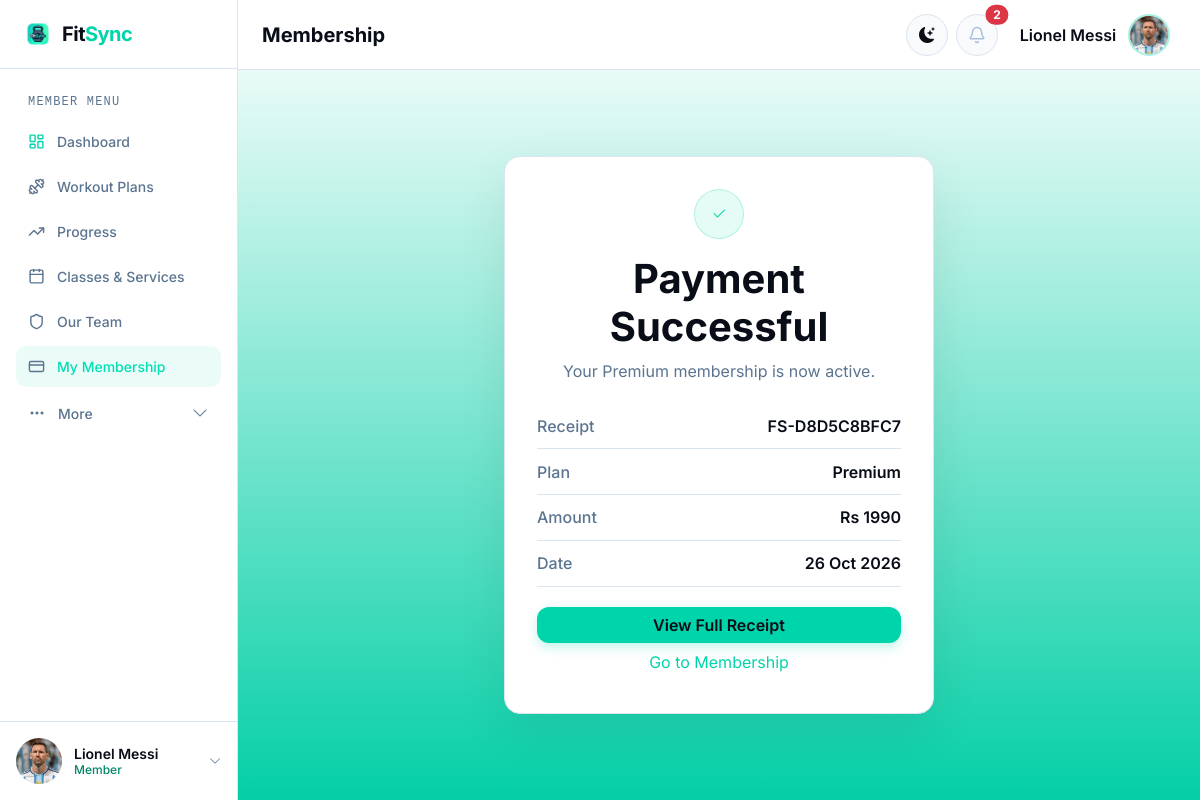
Screenshot of /memberships/member/payment/1/success/ (signed in) with the database file from the repository.
### gym/models.py (models this page shows, shortened)
class User(AbstractUser):
    class Role(models.TextChoices):
        MEMBER = ("MEMBER", "Member")
        STAFF = ("STAFF", "Staff")
        COACH = ("COACH", "Coach")
        ADMIN = ("ADMIN", "Admin")
    email = models.EmailField(unique=True)
    role = models.CharField(max_length=20, choices=Role.choices, default=Role.MEMBER)
    class Meta:
        db_table = "accounts_user"

class MemberProfile(models.Model):
    user = models.OneToOneField(
        settings.AUTH_USER_MODEL,
        on_delete=models.CASCADE,
        related_name="member_profile",
    )
    profile_picture = models.ImageField(
        upload_to="profile_pics/", blank=True, null=True
    )
    avatar_static_path = models.CharField(max_length=255, blank=True)
    @property
    def avatar_url(self):
        from django.templatetags.static import static
        if self.profile_picture:
            return self.profile_picture.url
        return static(self.avatar_static_path) if self.avatar_static_path else ""
    phone = models.CharField(max_length=30, blank=True)
    date_of_birth = models.DateField(blank=True, null=True)
    emergency_contact = models.CharField(max_length=100, blank=True)
    age = models.PositiveSmallIntegerField(blank=True, null=True)
    height_cm = models.PositiveIntegerField(blank=True, null=True)
    current_weight_kg = models.DecimalField(
        max_digits=5, decimal_places=2, blank=True, null=True
    )
    target_weight_kg = models.DecimalField(
        max_digits=5, decimal_places=2, blank=True, null=True
    )
    fitness_goal = models.CharField(max_length=200, blank=True)
    medical_notes = models.TextField(blank=True)
    class Meta:
        db_table = "accounts_memberprofile"

class Payment(models.Model):
    class Status(models.TextChoices):
        SUCCESS = ("SUCCESS", "Success")
        FAILED = ("FAILED", "Failed")
    class Method(models.TextChoices):
        CARD = ("CARD", "Demo Card")
        CASH = ("CASH", "Cash")
    member = models.ForeignKey(
        settings.AUTH_USER_MODEL,
        on_delete=models.CASCADE,
        related_name="membership_payments",
    )
    package = models.ForeignKey(
        MembershipPackage, on_delete=models.PROTECT, related_name="payments"
    )
    membership = models.ForeignKey(
        Membership,
        on_delete=models.SET_NULL,
        null=True,
        blank=True,
        related_name="payments",
    )
    amount = models.DecimalField(max_digits=8, decimal_places=2)
    payment_method = models.CharField(
        max_length=12, choices=Method.choices, default=Method.CARD
    )
    status = models.CharField(max_length=12, choices=Status.choices)
    receipt_number = models.CharField(max_length=24, unique=True, blank=True)
    created_at = models.DateTimeField(auto_now_add=True)
    class Meta:
        ordering = ["-created_at"]
        db_table = "memberships_payment"

class MembershipPackage(models.Model):
    SERVICE_TYPE_CHOICES = [
        ("YOGA", "Yoga"),
        ("ZUMBA", "Zumba"),
        ("FITNESS", "Fitness"),
        ("SAUNA", "Sauna"),
        ("PERSONAL_TRAINING", "Personal Training"),
        ("PILATES", "Pilates"),
        ("BOXING", "Boxing"),
        ("HIIT", "HIIT"),
        ("CYCLING", "Cycling"),
        ("STRENGTH_TRAINING", "Strength Training"),
    ]
    name = models.CharField(max_length=80)
    slug = models.SlugField(unique=True)
    price = models.DecimalField(max_digits=8, decimal_places=2)
    duration_months = models.PositiveSmallIntegerField(default=1)
    description = models.CharField(max_length=220, blank=True)
    features = models.TextField(help_text="One feature per line")
    audience = models.CharField(max_length=80, blank=True)
    allowed_service_types = models.CharField(
        max_length=200, blank=True, help_text="Leave empty to allow every service type."
    )
    is_featured = models.BooleanField(default=False)
    is_active = models.BooleanField(default=True)
    class Meta:
        ordering = ["price", "name"]
        db_table = "memberships_membershippackage"

### gym/views.py (the view)
@member_required
def payment_success(request, payment_id):
    payment = get_object_or_404(
        Payment.objects.select_related("package", "membership"),
        pk=payment_id,
        member=request.user,
        status=Payment.Status.SUCCESS,
    )
    return render(
        request,
        "member/payment_success.html",
        {"payment": payment, "active_sidebar": "membership"},
    )

### gym/context_processors.py (called while the page is built)
def notification_menu(request):
    if not request.user.is_authenticated:
        return {}
    unread = Notification.objects.filter(recipient=request.user, is_read=False)
    today = timezone.localdate()
    notices = Notice.objects.filter(is_active=True, publish_date__lte=today).filter(
        expires_on__isnull=True
    ) | Notice.objects.filter(
        is_active=True, publish_date__lte=today, expires_on__gte=today
    )
    return {
        "notification_menu_items": unread[:5],
        "unread_notification_count": unread.count(),
        "active_gym_notices": notices.distinct()[:3],
    }

### gym/permissions.py (called while the page is built)
def role_required(*allowed_roles):
    def decorator(view_function):
        @wraps(view_function)
        @login_required
        def wrapped_view(request, *args, **kwargs):
            if not request.user.is_active:
                logout(request)
                messages.error(request, "Your account is inactive.")
                return redirect("accounts:login")
            if request.user.is_superuser or request.user.role in allowed_roles:
                return view_function(request, *args, **kwargs)
            return render(request, "shared/access_denied.html", status=403)
        return wrapped_view
    return decorator

### templates/member/payment_success.html (shortened to what this page needs)
{% extends "layouts/member_base.html" %}
{% load static %}
{% block dashboard_heading %}Membership{% endblock %}
{% block extra_css %}{{ block.super }}<link rel="stylesheet" href="{% static 'css/memberships.css' %}">{% endblock %}
{% block dashboard_content %}
<div class="payment-result-wrap"><div class="payment-result-card"><div class="payment-result-icon"><i class="bi bi-check2"></i></div><h1>Payment Successful</h1><p class="text-muted">Your {{ payment.package.name }} membership is now active.</p><dl class="receipt-mini"><div><dt>Receipt</dt><dd>{{ payment.receipt_number }}</dd></div><div><dt>Plan</dt><dd>{{ payment.package.name }}</dd></div><div><dt>Amount</dt><dd>Rs {{ payment.amount|floatformat:0 }}</dd></div><div><dt>Date</dt><dd>{{ payment.created_at|date:"d M Y" }}</dd></div></dl><a class="btn btn-primary-fitsync w-100" href="{% url 'memberships:receipt' payment.id %}">View Full Receipt</a><a class="btn btn-link membership-result-link" href="{% url 'memberships:current_membership' %}">Go to Membership</a></div></div>
{% endblock %}

### templates/includes/sidebar_user.html (shortened to what this page needs)
{% load static %}
<link rel="stylesheet" href="{% static 'css/sidebar-user.css' %}?v=1">
{% with user=request.user %}
<div class="sidebar-user dropup">
    <button
        id="sidebarUserToggle"
        class="sidebar-user-toggle"
        type="button"
        data-bs-toggle="dropdown"
        data-bs-display="static"
        aria-expanded="false"
        aria-label="Open account menu"
    >
        {% if user.member_profile.avatar_url %}
            <img src="{{ user.member_profile.avatar_url }}" alt="" class="sidebar-user-avatar">
        {% elif user.coach_profile.photo_url %}
            <img src="{{ user.coach_profile.photo_url }}" alt="" class="sidebar-user-avatar">
        {% else %}
            <span class="sidebar-user-avatar sidebar-user-initials" aria-hidden="true">
                {% if user.first_name or user.last_name %}{{ user.first_name|slice:":1"|upper }}{{ user.last_name|slice:":1"|upper }}{% else %}{{ user.username|slice:":1"|upper }}{% endif %}
            </span>
        {% endif %}
        <span class="sidebar-user-text">
            <span class="sidebar-user-name">{{ user.get_full_name|default:user.username }}</span>
            <span class="sidebar-user-role">{{ user.get_role_display }}</span>
        </span>
        <i class="bi bi-chevron-up sidebar-user-chevron" aria-hidden="true"></i>
    </button>
</div>
{% endwith %}

### templates/includes/dashboard_topbar_actions.html (shortened to what this page needs)
{% load static %}
<div class="dashboard-topbar-actions d-flex align-items-center gap-2">
    <button class="btn theme-toggle" type="button" data-theme-toggle aria-label="Switch to dark mode" title="Switch theme">
        <i class="bi bi-moon-stars" data-theme-icon aria-hidden="true"></i>
    </button>
    <div class="dropdown">
        <button class="btn notification-toggle position-relative" type="button" data-bs-toggle="dropdown" aria-expanded="false" aria-label="Notifications">
            {% if request.user.role == "MEMBER" %}
                <img src="{% static 'img/member-dashboard/bell.svg' %}" alt="">
            {% else %}
                <i class="bi bi-bell" aria-hidden="true"></i>
            {% endif %}
            {% if unread_notification_count %}<span class="position-absolute top-0 start-100 translate-middle badge rounded-pill text-bg-danger">{{ unread_notification_count }}</span>{% endif %}
        </button>
    </div>
    <div class="dropdown">
        <button class="navbar-account-toggle dashboard-account-toggle" type="button" data-bs-toggle="dropdown" aria-expanded="false">
            <span class="navbar-account-name">{{ request.user.get_full_name|default:request.user.username }}</span>
            {% if request.user.member_profile.avatar_url %}
                <img class="navbar-account-avatar" src="{{ request.user.member_profile.avatar_url }}" alt="">
            {% elif request.user.coach_profile.photo_url %}
                <img class="navbar-account-avatar" src="{{ request.user.coach_profile.photo_url }}" alt="">
            {% else %}
                <span class="navbar-account-avatar navbar-account-initials" aria-hidden="true">
                    {% if request.user.first_name or request.user.last_name %}{{ request.user.first_name|slice:":1"|upper }}{{ request.user.last_name|slice:":1"|upper }}{% else %}{{ request.user.username|slice:":1"|upper }}{% endif %}
                </span>
            {% endif %}
        </button>
    </div>
</div>

### static/css/base.css (style rules this page uses)
:root { --bg-color: #f4f7fb; --surface-color: #ffffff; --surface-soft: #f8fafc; --text-color: #080d17; --muted-color: #5b748f; --border-color: #dbe5f0; --primary-color: #00d4aa; --primary-strong: #00ad8a; --danger-color: #dc3545; --navbar-color: #ffffff; --sidebar-color: #07152d; --footer-color: #ffffff; --shadow-color: rgba(8, 13, 23, 0.08); --radius-sm: 10px; --radius-md: 12px; --radius-lg: 16px; --sidebar-width: 238px; --topbar-height: 70px; }
html[data-theme="light"] { color-scheme: light; --bg-color: #f4f7fb; --surface-color: #ffffff; --text-color: #080d17; --muted-color: #5b748f; --border-color: #dbe5f0; --navbar-color: #ffffff; --sidebar-color: #ffffff; --footer-color: #ffffff; --shadow-color: rgba(8, 13, 23, 0.08); --page-gradient: linear-gradient(to bottom, #ffffff, #04cfa6); --member-sidebar-background: #ffffff; --member-sidebar-border: #dbe5f0; --member-sidebar-text: #080d17; --member-sidebar-muted: #5b748f; --member-sidebar-accent: #00876c; }
*, *::before, *::after { box-sizing: border-box; }
html, body { min-height: 100%; }
body { min-height: 100vh; margin: 0; background: var(--page-gradient); color: var(--text-color); font-family: "Inter", system-ui, -apple-system, BlinkMacSystemFont, "Segoe UI", sans-serif; transition: background-color 160ms ease, color 160ms ease; }
h1, h2, h3, h4, h5, h6, .fitsync-brand { font-family: "Inter", sans-serif; }
a { color: inherit; }
.text-muted { color: var(--muted-color) !important; }
.navbar-account-toggle { display: inline-flex; min-height: 46px; align-items: center; gap: 0.75rem; padding: 0.25rem 0.3rem 0.25rem 0.8rem; color: var(--text-color); background: transparent; border: 1px solid transparent; border-radius: 999px; }
.navbar-account-name { max-width: 150px; overflow: hidden; font-weight: 600; white-space: nowrap; text-overflow: ellipsis; }
.navbar-account-avatar { width: 42px; height: 42px; flex: 0 0 42px; border: 2px solid rgba(0, 212, 170, 0.35); border-radius: 50%; object-fit: cover; object-position: center top; }
.theme-toggle, .notification-toggle, .sidebar-toggle { display: inline-grid; width: 42px; height: 42px; place-items: center; padding: 0; color: var(--text-color); background: var(--surface-soft); border: 1px solid var(--border-color); border-radius: 50%; }
.member-dashboard-sidebar .sidebar-user { padding: 8px; border-color: var(--member-sidebar-border); }
.member-dashboard-sidebar .sidebar-user-avatar { width: 46px; height: 46px; flex-basis: 46px; border-radius: 50%; }
.member-dashboard-sidebar .sidebar-user-name { color: var(--member-sidebar-text) !important; }
.member-dashboard-sidebar .sidebar-user-role { color: var(--member-sidebar-accent); }
.member-dashboard-sidebar .sidebar-user-chevron { color: var(--member-sidebar-muted); }
.btn-primary-fitsync { color: #080d17; background: var(--primary-color); border: 0; border-radius: var(--radius-md); box-shadow: 0 4px 12px rgba(0, 212, 170, 0.25); font-weight: 600; }
.dashboard-topbar-actions { min-width: 0; }
.dashboard-account-toggle { min-height: 48px; }
body.dashboard-body { height: 100vh; min-height: 100vh; overflow: hidden; }

### static/css/sidebar-user.css (style rules this page uses)
.sidebar-user { position: relative; margin-top: auto; padding: 12px; border-top: 1px solid var(--border-color); }
.sidebar-user-toggle { display: flex; width: 100%; align-items: center; gap: 12px; padding: 8px; color: var(--text-color); text-align: left; background: transparent; border: 0; border-radius: var(--radius-sm); transition: background-color 0.15s ease; cursor: pointer; }
.sidebar-user-avatar { width: 40px; height: 40px; flex: 0 0 40px; border-radius: 8px; object-fit: cover; object-position: center top; }
.sidebar-user-text { display: flex; min-width: 0; flex: 1 1 auto; flex-direction: column; line-height: 1.25; }
.sidebar-user-name { overflow: hidden; color: var(--text-color); font-size: 0.875rem; font-weight: 600; white-space: nowrap; text-overflow: ellipsis; }
.sidebar-user-role { color: var(--primary-color); font-size: 0.75rem; font-weight: 500; }
.sidebar-user-chevron { color: var(--muted-color); font-size: 0.75rem; transform: rotate(180deg); transition: transform 0.2s ease; }

### rows the page displays
User: member_profile.avatar_url (picture), get_full_name "Lionel Messi", role "Member", user.get_full_name "Lionel Messi", user.member_profile.avatar_url (picture)
Payment: package.name "Premium", receipt_number "FS-D8D5C8BFC7", amount "1990", created_at "26 Oct 2026"

### other values shown
{{ unread_notification_count }} "2"
